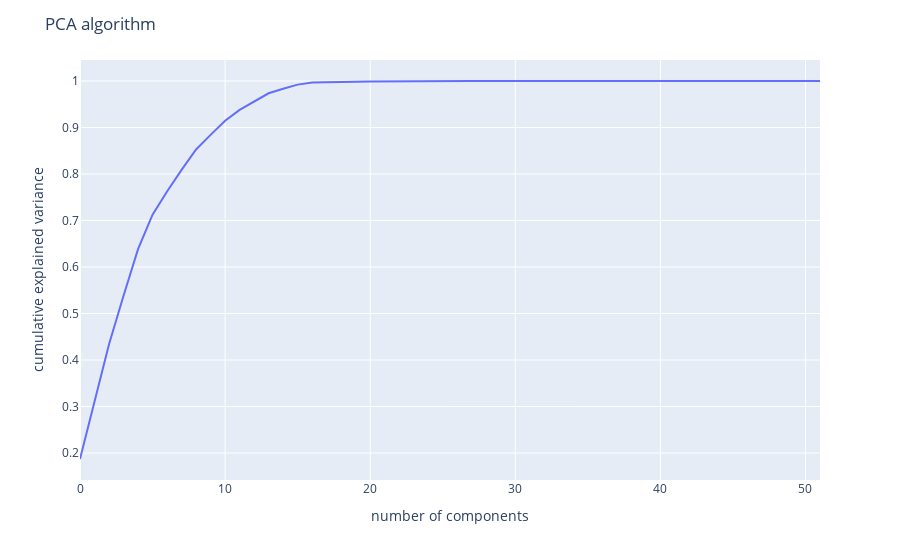

Notebook cell for this chart:
### Markdown cell above
We can see that having 15 components in enough to describe all numerical columns

### Code cell
pca = PCA().fit(pre_train[num_cols])
x = np.cumsum(pca.explained_variance_ratio_)
fig = px.line( y=x, x=list(range(len(x))))
fig.update_layout(title='PCA algorithm',
                   xaxis_title='number of components',
                   yaxis_title='cumulative explained variance')
fig.show()

### Figure 1 — Plotly figure (JSON) as saved in the notebook; plotly's stock layout.template omitted (floating-point values rounded to 4 significant figures)
{"data": [{"hovertemplate": "x=%{x}<br>y=%{y}<extra></extra>", "legendgroup": "", "line": {"color": "#636efa", "dash": "solid"}, "mode": "lines", "name": "", "orientation": "v", "showlegend": false, "type": "scatter", "x": [0, 1, 2, 3, 4, 5, 6, 7, 8, 9, 10, 11, 12, 13, 14, 15, 16, 17, 18, 19, 20, 21, 22, 23, 24, 25, 26, 27, 28, 29, 30, 31, 32, 33, 34, 35, 36, 37, 38, 39, 40, 41, 42, 43, 44, 45, 46, 47, 48, 49, 50, 51], "xaxis": "x", "y": [0.1871, 0.312, 0.434, 0.5383, 0.6385, 0.7124, 0.7624, 0.8089, 0.8527, 0.8842, 0.9146, 0.9378, 0.956, 0.9736, 0.9834, 0.9922, 0.9967, 0.9978, 0.9982, 0.9986, 0.9989, 0.9992, 0.9994, 0.9995, 0.9996, 0.9996, 0.9997, 0.9997, 0.9998, 0.9998, 0.9999, 0.9999, 0.9999, 0.9999, 0.9999, 0.9999, 1.0, 1.0, 1.0, 1.0, 1.0, 1.0, 1.0, 1.0, 1.0, 1.0, 1.0, 1.0, 1.0, 1.0, 1.0, 1.0], "yaxis": "y"}], "layout": {"legend": {"tracegroupgap": 0}, "margin": {"t": 60}, "title": {"text": "PCA algorithm"}, "xaxis": {"anchor": "y", "domain": [0, 1], "title": {"text": "number of components"}}, "yaxis": {"anchor": "x", "domain": [0, 1], "title": {"text": "cumulative explained variance"}}}}
